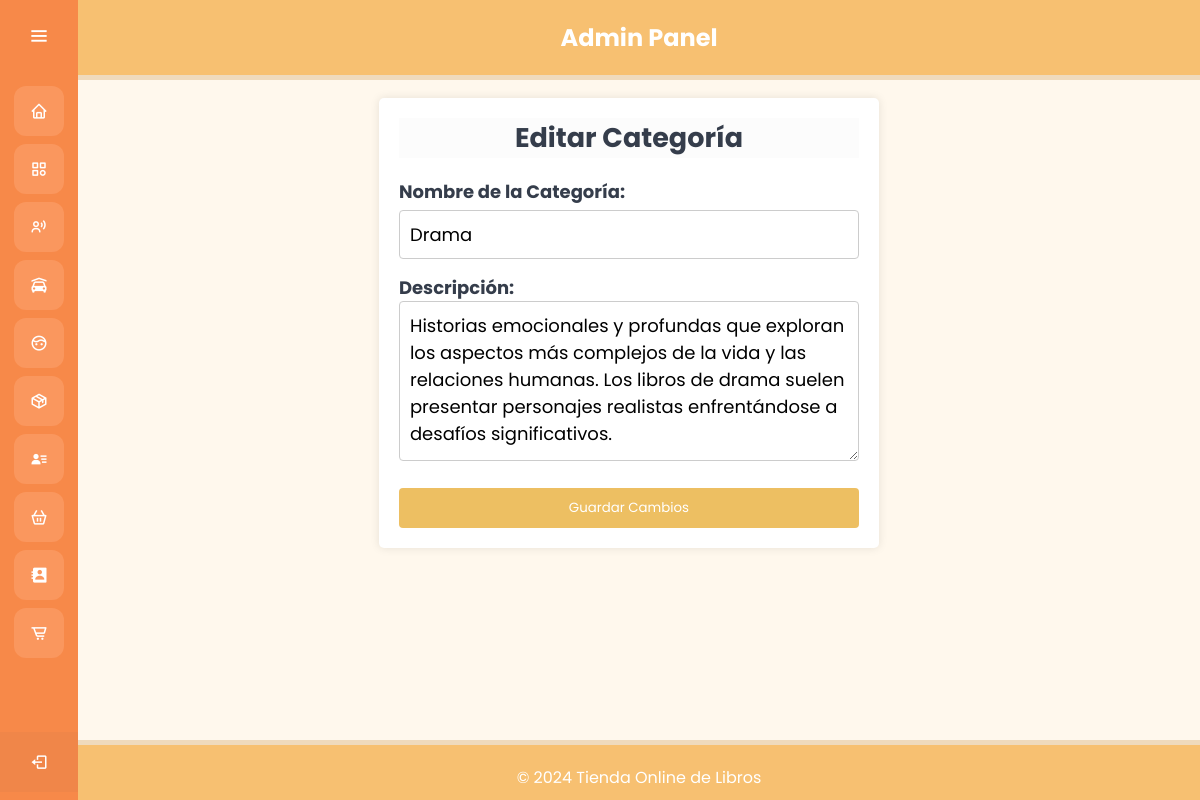
The app's page /admin/controllers/CategoriasController.php?opcion=editar&id=1 with its own data.
### tables this page shows
CREATE TABLE `categorias` (
  `ID_Categoria` int(11) NOT NULL,
  `Nombre_Categoria` varchar(255) NOT NULL,
  `Descripcion` text DEFAULT NULL
);

### admin/models/db.php (called while the page is built, shortened)
<?php
class Conexion {
    private $servername = "localhost";
    private $username = "root";
    private $password = "";
    private $dbname = "negociosdb";
    public function getConexion() {
        $conn = new mysqli($this->servername, $this->username, $this->password, $this->dbname);
        return $conn;
    }
}
?>

### admin/models/Categorias.php (called while the page is built, shortened)
<?php
include 'db.php';
class Categorias {
    private $conn;
    public function __construct() {
        $this->conn = (new Conexion())->getConexion();
    }
    public function obtener($id) {
        $sql = "SELECT * FROM Categorias WHERE ID_Categoria = ?";
        $stmt = $this->conn->prepare($sql);
        $stmt->bind_param('i', $id);
        $stmt->execute();
        $result = $stmt->get_result();
        $categoria = $result->fetch_assoc();
        return $categoria;
    }
}
?>

### admin/views/categorias/edit.php (the view, shortened to what this page needs)
<?php include '../views/templates/header.php'; ?>
<div class="text">
    <div class="container">
        <h1>Editar Categoría</h1>
        <form action="../controllers/CategoriasController.php?opcion=actualizar" method="POST">
            <label for="nombre">Nombre de la Categoría:</label>
            <input type="text" id="nombre" name="nombre" value="<?= $categoria['Nombre_Categoria'] ?>" required>
            <label for="descripcion">Descripción:</label>
            <textarea id="descripcion" name="descripcion" required><?= $categoria['Descripcion'] ?></textarea>
            <button type="submit">Guardar Cambios</button>
        </form>
    </div>
</div>
<?php include '../views/templates/footer.php'; ?>

### admin/views/assets/css/table.css (style rules this page uses)
* { margin: 0; padding: 0; box-sizing: border-box; font-family: "Poppins", sans-serif; }
body, html { height: 100%; margin: 0; }
.home-section .text { display: inline-block; color: #353D4B; font-size: 18px; font-weight: 500; margin: 18px; width: 95%; }
.container { background-color: #fff; padding: 20px; border-radius: 5px; box-shadow: 0 0 10px rgba(0,0,0,0.1); max-width: 500px; margin: 0 auto; }
.container h1 { text-align: center; margin-bottom: 20px; }
.container label { font-weight: bold; }
.container input[type="text"], input[type="number"] { width: 100%; padding: 10px; margin-top: 5px; margin-bottom: 15px; border: 1px solid #ccc; border-radius: 4px; box-sizing: border-box; font-size: 18px; }
.container button { background-color: #EDBF62; color: #fff; padding: 10px 20px; border: none; border-radius: 4px; cursor: pointer; width: 100%; }
.container textarea { height: 20vh; }
.container input[type="date"], select, textarea { width: 100%; padding: 10px; border: 1px solid #ccc; border-radius: 4px; box-sizing: border-box; font-size: 16px; margin-bottom: 20px; font-size: 18px; }
.text h1 { text-align: center; margin-bottom: 20px; background-color: #FCFCFC; }

### records on screen
categorias: nombre "Drama", descripcion "Historias emocionales y profundas que exploran los aspectos más complejos de la vida y las relaciones humanas. Los libros de drama suelen presentar personajes realistas enfrentándose a desafíos significativos."
